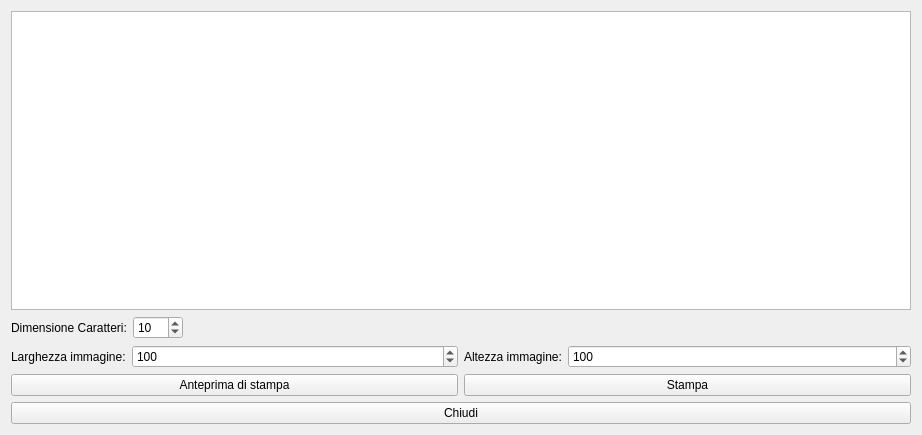
<?xml version="1.0" encoding="UTF-8"?>
<ui version="4.0">
 <class>HPrint</class>
 <widget class="QWidget" name="HPrint">
  <property name="windowModality">
   <enum>Qt::WindowModal</enum>
  </property>
  <property name="geometry">
   <rect>
    <x>0</x>
    <y>0</y>
    <width>922</width>
    <height>435</height>
   </rect>
  </property>
  <property name="sizePolicy">
   <sizepolicy hsizetype="Expanding" vsizetype="Expanding">
    <horstretch>0</horstretch>
    <verstretch>0</verstretch>
   </sizepolicy>
  </property>
  <property name="windowTitle">
   <string>Stampa</string>
  </property>
  <property name="windowIcon">
   <iconset>
    <normaloff>:/Printer-icon.png</normaloff>:/Printer-icon.png</iconset>
  </property>
  <layout class="QVBoxLayout" name="verticalLayout_2">
   <item>
    <layout class="QVBoxLayout" name="verticalLayout">
     <item>
      <widget class="QTextEdit" name="textEdit">
       <property name="sizePolicy">
        <sizepolicy hsizetype="Expanding" vsizetype="Expanding">
         <horstretch>1</horstretch>
         <verstretch>1</verstretch>
        </sizepolicy>
       </property>
       <property name="font">
        <font>
         <family>Verdana</family>
         <pointsize>12</pointsize>
         <stylestrategy>PreferAntialias</stylestrategy>
        </font>
       </property>
       <property name="readOnly">
        <bool>true</bool>
       </property>
       <property name="html">
        <string>&lt;!DOCTYPE HTML PUBLIC &quot;-//W3C//DTD HTML 4.0//EN&quot; &quot;http://www.w3.org/TR/REC-html40/strict.dtd&quot;&gt;
&lt;html&gt;&lt;head&gt;&lt;meta name=&quot;qrichtext&quot; content=&quot;1&quot; /&gt;&lt;style type=&quot;text/css&quot;&gt;
p, li { white-space: pre-wrap; }
&lt;/style&gt;&lt;/head&gt;&lt;body style=&quot; font-family:'Verdana'; font-size:12pt; font-weight:400; font-style:normal;&quot;&gt;
&lt;p style=&quot;-qt-paragraph-type:empty; margin-top:0px; margin-bottom:0px; margin-left:0px; margin-right:0px; -qt-block-indent:0; text-indent:0px; font-family:'MS Shell Dlg 2'; font-size:8.25pt;&quot;&gt;&lt;br /&gt;&lt;/p&gt;&lt;/body&gt;&lt;/html&gt;</string>
       </property>
      </widget>
     </item>
     <item>
      <layout class="QFormLayout" name="formLayout_3">
       <item row="1" column="0">
        <widget class="QLabel" name="label_3">
         <property name="maximumSize">
          <size>
           <width>16777215</width>
           <height>16777215</height>
          </size>
         </property>
         <property name="text">
          <string>Dimensione Caratteri:</string>
         </property>
        </widget>
       </item>
       <item row="1" column="1">
        <widget class="QSpinBox" name="spCharSize">
         <property name="maximumSize">
          <size>
           <width>50</width>
           <height>16777215</height>
          </size>
         </property>
         <property name="value">
          <number>10</number>
         </property>
        </widget>
       </item>
      </layout>
     </item>
     <item>
      <layout class="QHBoxLayout" name="horizontalLayout_2">
       <item>
        <layout class="QFormLayout" name="formLayout">
         <item row="0" column="0">
          <widget class="QLabel" name="label">
           <property name="text">
            <string>Larghezza immagine:</string>
           </property>
          </widget>
         </item>
         <item row="0" column="1">
          <widget class="QSpinBox" name="sbW">
           <property name="minimum">
            <number>30</number>
           </property>
           <property name="maximum">
            <number>800</number>
           </property>
           <property name="singleStep">
            <number>10</number>
           </property>
           <property name="value">
            <number>100</number>
           </property>
          </widget>
         </item>
        </layout>
       </item>
       <item>
        <layout class="QFormLayout" name="formLayout_2">
         <item row="0" column="0">
          <widget class="QLabel" name="label_2">
           <property name="text">
            <string>Altezza immagine:</string>
           </property>
          </widget>
         </item>
         <item row="0" column="1">
          <widget class="QSpinBox" name="sbH">
           <property name="minimum">
            <number>30</number>
           </property>
           <property name="maximum">
            <number>800</number>
           </property>
           <property name="singleStep">
            <number>10</number>
           </property>
           <property name="value">
            <number>100</number>
           </property>
          </widget>
         </item>
        </layout>
       </item>
      </layout>
     </item>
     <item>
      <layout class="QHBoxLayout" name="horizontalLayout">
       <item>
        <widget class="QPushButton" name="pbant">
         <property name="text">
          <string>Anteprima di stampa</string>
         </property>
         <property name="icon">
          <iconset resource="icons.qrc">
           <normaloff>:/Resources/Photocamera.PNG</normaloff>:/Resources/Photocamera.PNG</iconset>
         </property>
         <property name="iconSize">
          <size>
           <width>32</width>
           <height>32</height>
          </size>
         </property>
        </widget>
       </item>
       <item>
        <widget class="QPushButton" name="pushButton_2">
         <property name="text">
          <string>Stampa</string>
         </property>
         <property name="icon">
          <iconset resource="icons.qrc">
           <normaloff>:/Resources/Printer-icon.png</normaloff>:/Resources/Printer-icon.png</iconset>
         </property>
         <property name="iconSize">
          <size>
           <width>32</width>
           <height>32</height>
          </size>
         </property>
        </widget>
       </item>
      </layout>
     </item>
     <item>
      <widget class="QPushButton" name="pushButton">
       <property name="text">
        <string>Chiudi</string>
       </property>
       <property name="icon">
        <iconset resource="icons.qrc">
         <normaloff>:/Resources/Actions-window-close-icon.png</normaloff>:/Resources/Actions-window-close-icon.png</iconset>
       </property>
       <property name="iconSize">
        <size>
         <width>21</width>
         <height>32</height>
        </size>
       </property>
      </widget>
     </item>
    </layout>
   </item>
  </layout>
 </widget>
 <resources>
  <include location="icons.qrc"/>
 </resources>
 <connections/>
</ui>
